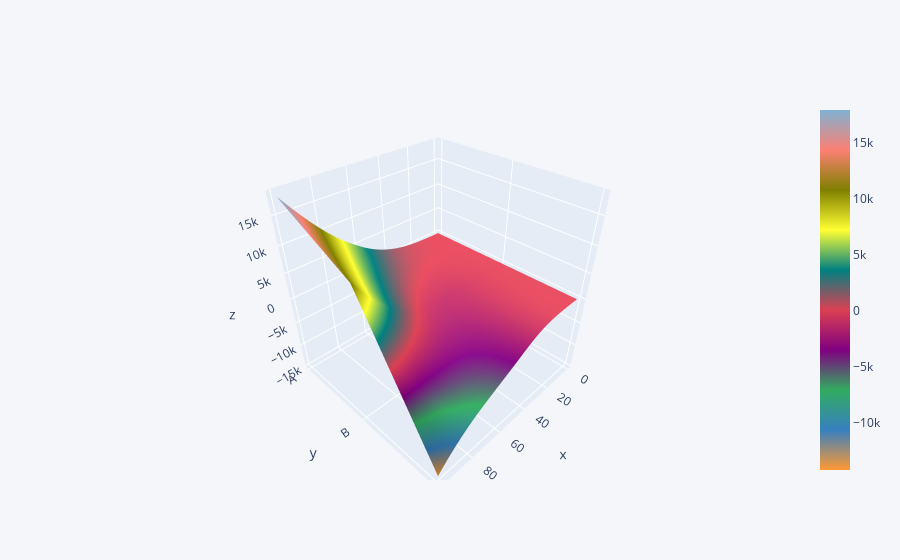

Notebook cell for this chart:
### Code cell
df.iplot(kind = 'surface')

### Figure 1 — Plotly figure (JSON) as saved in the notebook; plotly's stock layout.template omitted (floating-point values rounded to 4 significant figures; data arrays with more than 128 entries replaced by an {"elided": "..."} marker saying what was removed)
{"data": [{"colorscale": [[0, "rgb(255, 153, 51)"], [0.1111, "rgb(55, 128, 191)"], [0.2222, "rgb(50, 171, 96)"], [0.3333, "rgb(128, 0, 128)"], [0.4444, "rgb(219, 64, 82)"], [0.5556, "rgb(0, 128, 128)"], [0.6667, "rgb(255, 255, 51)"], [0.7778, "rgb(128, 128, 0)"], [0.8889, "rgb(251, 128, 114)"], [1, "rgb(128, 177, 211)"]], "type": "surface", "x": [0, 1, 2, 3, 4, 5, 6, 7, 8, 9, 10, 11, 12, 13, 14, 15, 16, 17, 18, 19, 20, 21, 22, 23, 24, 25, 26, 27, 28, 29, 30, 31, 32, 33, 34, 35, 36, 37, 38, 39, 40, 41, 42, 43, 44, 45, 46, 47, 48, 49, 50, 51, 52, 53, 54, 55, 56, 57, 58, 59, 60, 61, 62, 63, 64, 65, 66, 67, 68, 69, 70, 71, 72, 73, 74, 75, 76, 77, 78, 79, 80, 81, 82, 83, 84, 85, 86, 87, 88, 89, 90, 91, 92, 93, 94, 95, 96, 97, 98, 99], "y": ["A", "B", "C"], "z": {"elided": "3x100 float values"}}], "layout": {"legend": {"bgcolor": "#F5F6F9", "font": {"color": "#4D5663"}}, "paper_bgcolor": "#F5F6F9", "plot_bgcolor": "#F5F6F9", "title": {"font": {"color": "#4D5663"}}, "xaxis": {"gridcolor": "#E1E5ED", "showgrid": true, "tickfont": {"color": "#4D5663"}, "title": {"font": {"color": "#4D5663"}, "text": ""}, "zerolinecolor": "#E1E5ED"}, "yaxis": {"gridcolor": "#E1E5ED", "showgrid": true, "tickfont": {"color": "#4D5663"}, "title": {"font": {"color": "#4D5663"}, "text": ""}, "zerolinecolor": "#E1E5ED"}}}
